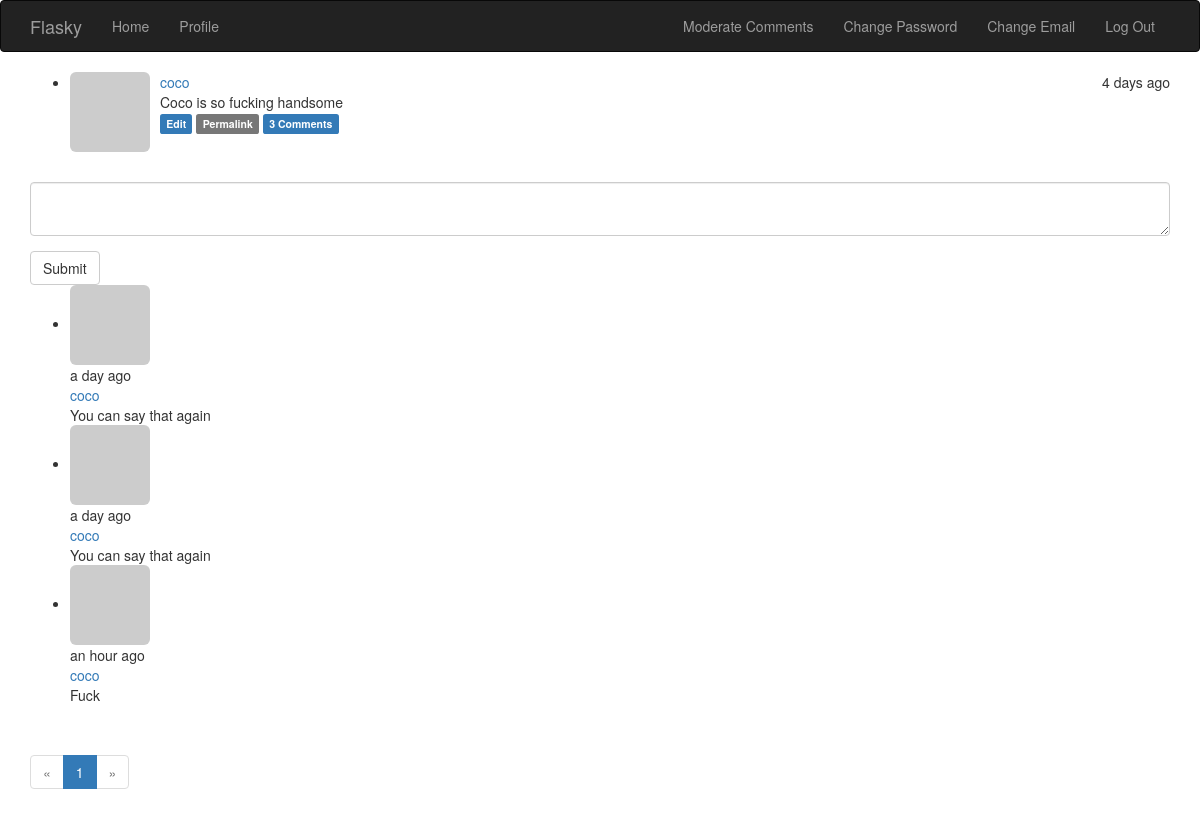
Screenshot of /post/1 (signed in) with the database file from the repository.
### app/models.py (models this page shows, shortened)
class Post(db.Model):
    __tablename__ = 'posts'
    id = db.Column(db.Integer, primary_key=True)
    body = db.Column(db.Text)
    timestamp = db.Column(db.DateTime, index=True, default=datetime.utcnow)
    author_id = db.Column(db.Integer, db.ForeignKey('users.id'))
    body = db.Column(db.Text)
    body_html = db.Column(db.Text)
    comments = db.relationship('Comment', backref='post', lazy='dynamic')

class User(UserMixin, db.Model):
    __tablename__ = 'users'
    id = db.Column(db.Integer, primary_key=True)
    email = db.Column(db.String(64), unique=True, index=True)
    username = db.Column(db.String(64), unique=True, index=True)
    password_hash = db.Column(db.String(128))
    role_id = db.Column(db.Integer, db.ForeignKey('roles.id'))
    confirmed = db.Column(db.Boolean, default=False)
    name = db.Column(db.String(64))
    location = db.Column(db.String(64))
    about_me = db.Column(db.Text())
    member_since = db.Column(db.DateTime(), default=datetime.utcnow)
    last_seen = db.Column(db.DateTime(), default=datetime.utcnow)
    avator_hash = db.Column(db.String(32))
    posts = db.relationship('Post', backref='author', lazy='dynamic')
    followed = db.relationship('Follow',
                               foreign_keys=[Follow.follower_id],
                               backref=db.backref('follower', lazy='joined'),  # joined 参数实现立即从联结查询中加载相关对象
                               lazy='dynamic',
                               cascade='all,delete-orphan')
    followers = db.relationship('Follow',
                                foreign_keys=[Follow.followed_id],
                                backref=db.backref('followed', lazy='joined'),
                                lazy='dynamic',
                                cascade='all,delete-orphan')
    comments = db.relationship('Comment', backref='author', lazy='dynamic')
    @property
    def password(self):
        raise AttributeError('Password is not a readable attribute')
    def can(self, perm):
        return self.role.has_permission(perm) and self.role is not None
    def ping(self):
        self.last_seen = datetime.utcnow()
        db.session.add(self)
        db.session.commit()
    def gravatar(self, size=100, default='identicon', rating='g'):
        if request.is_secure:
            url = 'https://secure.gravatar.com/avatar'
        else:
            url = 'https://www.gravatar.com/avatar'
        hash = self.avator_hash or self.gravatar_hash()
        return '{url}/{hash}?s={size}&d={default}&r={rating}'.format(
            url=url, hash=hash, size=size, default=default, rating=rating)
    def gravatar_hash(self):
        return hashlib.md5(self.email.lower().encode('utf-8')).hexdigest()

class Comment(db.Model):
    __tablename__ = 'comments'
    id = db.Column(db.Integer, primary_key=True)
    body = db.Column(db.Text)
    body_html = db.Column(db.Text)
    timestamp = db.Column(db.DateTime, index=True, default=datetime.utcnow)
    disabled = db.Column(db.Boolean)
    author_id = db.Column(db.Integer, db.ForeignKey('users.id'))
    post_id = db.Column(db.Integer, db.ForeignKey('posts.id'))

### app/main/views.py (the view)
@main.route('/post/<int:id>', methods=['GET', 'POST'])
def post(id):
    post = Post.query.get_or_404(id)
    form = CommentForm()
    if form.validate_on_submit():
        comment = Comment(body=form.body.data, post=post, author=current_user._get_current_object())
        db.session.add(comment)
        db.session.commit()
        flash('Your comment has been published.')
        return redirect(url_for('.post', id=post.id, page=-1))
    page = request.args.get('page', 1, type=int)
    if page == -1:
        page = (post.comments.count()) // current_app.config['FLASKY_COMMENTS_PER_PAGE'] + 1
    pagination = post.comments.order_by(Comment.timestamp.asc()).paginate(
        page, per_page=current_app.config['FLASKY_COMMENTS_PER_PAGE'], error_out=False
    )
    comments = pagination.items
    return render_template('post.html', posts=[post], form=form, comments=comments, pagination=pagination)

### app/main/forms.py
class CommentForm(FlaskForm):
    body = PageDownField('', validators=[DataRequired()])
    submit = SubmitField('Submit')

### app/auth/views.py (called while the page is built)
@auth.before_app_request
def before_request():
    if current_user.is_authenticated:
        current_user.ping()
        if not current_user.confirmed \
                and request.blueprint != 'auth' \
                and request.endpoint != 'static':
            return redirect(url_for('auth.uncofirmed'))

### app/main/__init__.py (called while the page is built)
@main.app_context_processor
def inject_permission():
    return dict(Permission=Permission)

### app/main/views.py (called while the page is built)
@main.after_app_request
def after_request(response):
    for query in get_debug_queries():
        if query.duration >= current_app.config['FLASKY_SLOW_DB_QUERY_TIME']:
            current_app.logger.warning(
                'Slow query: %s\nParameters: %s\nDuration: %fs\nContext: %s\n' %
                (query.statement, query.parameters, query.duration,
                 query.context))
    return response

### app/models.py (called while the page is built)
@login_manager.user_loader
def load_user(user_id):
    return User.query.get(int(user_id))

    def has_permission(self, prem):
        return self.permission & prem == prem

### app/templates/post.html (shortened to what this page needs)
{% extends "base.html" %}
{% import "bootstrap/wtf.html" as wtf %}
{% import "_macros.html" as macros %}
{% block page_content %}
    {% include '_posts.html' %}
    {% if current_user.can(Permission.COMMENT) %}
        <div class="comment-form">
            {{ wtf.quick_form(form) }}
        </div>
    {% endif %}
    {% include '_comments.html' %}
    {% if pagination %}
        <div class="pagination">
            {{ macros.pagination_widget(pagination, '.post', fragment='#comments', id=posts[0].id) }}
        </div>
    {% endif %}
{% endblock %}

### app/templates/_posts.html
<ul class="posts">
    {% for post in posts %}
        <li class="post">
            <div class="profile-thumbnail">
                <a href="{{ url_for('.user', username=post.author.username) }}">
                    <img class="img-rounded profile-thumbnail"
                         src="{{ post.author.gravatar(size=40) }}" style="float: left;margin-right: 10px">
                </a>
            </div>
            <div class="post-date" style="float: right">{{ moment(post.timestamp).fromNow() }}</div>
            <div class="post-author">
                <a href="{{ url_for('.user', username=post.author.username) }}">
                    {{ post.author.username }}
                </a>
            </div>
            <div class="post-body">
                {% if post.body_html %}
                    {{ post.body_html|safe }}
                {% else %}
                    {{ post.body }}
                {% endif %}
            </div>
            <div class="post-footer">
                {% if current_user == post.author %}
                    <a href="{{ url_for('.edit', id=post.id) }}">
                        <span class="label label-primary">Edit</span>
                    </a>
                {% elif current_user.is_administrator() %}
                    <a href="{{ url_for('.edit', id=post.id) }}">
                        <span class="label label-danger">Edit [Admin]</span>
                    </a>
                {% endif %}
                <a href="{{ url_for('.post', id=post.id) }}">
                    <span class="label label-default">Permalink</span>
                </a>
                <a href="{{ url_for('.post', id=post.id) }}#comments">
                    <span class="label label-primary">{{ post.comments.count() }} Comments</span>
                </a>
            </div>
        </li>
        <br>
    {% endfor %}
</ul>

### app/templates/_comments.html (shortened to what this page needs)
<ul class="comments">
    {% for comment in comments %}
        <li class="comment">
            <div class="comment-thumbnail">
                <a href="{{ url_for('.user', username=comment.author.username) }}">
                    <img class="img-rounded profile-thumbnail" src="{{ comment.author.gravatar(size=40) }}">
                </a>
            </div>
            <div class="comment-content">
                <div class="comment-date">{{ moment(comment.timestamp).fromNow() }}</div>
                <div class="comment-author"><a
                        href="{{ url_for('.user', username=comment.author.username) }}">{{ comment.author.username }}</a>
                </div>
                <div class="comment-body">
                    {% if moderate or not comment.disabled %}
                        {% if comment.body_html %}
                            {{ comment.body_html | safe }}
                        {% else %}
                            {{ comment.body }}
                        {% endif %}
                    {% endif %}
                </div>
            </div>
        </li>
    {% endfor %}
</ul>

### rows the page displays
Post: timestamp "4 days ago", author.username "coco", body "Coco is so fucking handsome", comments.count "3"
Comment: timestamp "a day ago", author.username "coco", body_html "You can say that again"
Comment: timestamp "a day ago", author.username "coco", body_html "You can say that again"
Comment: timestamp "an hour ago", author.username "coco", body_html "Fuck"

### other values shown
{{ p }} "1"
